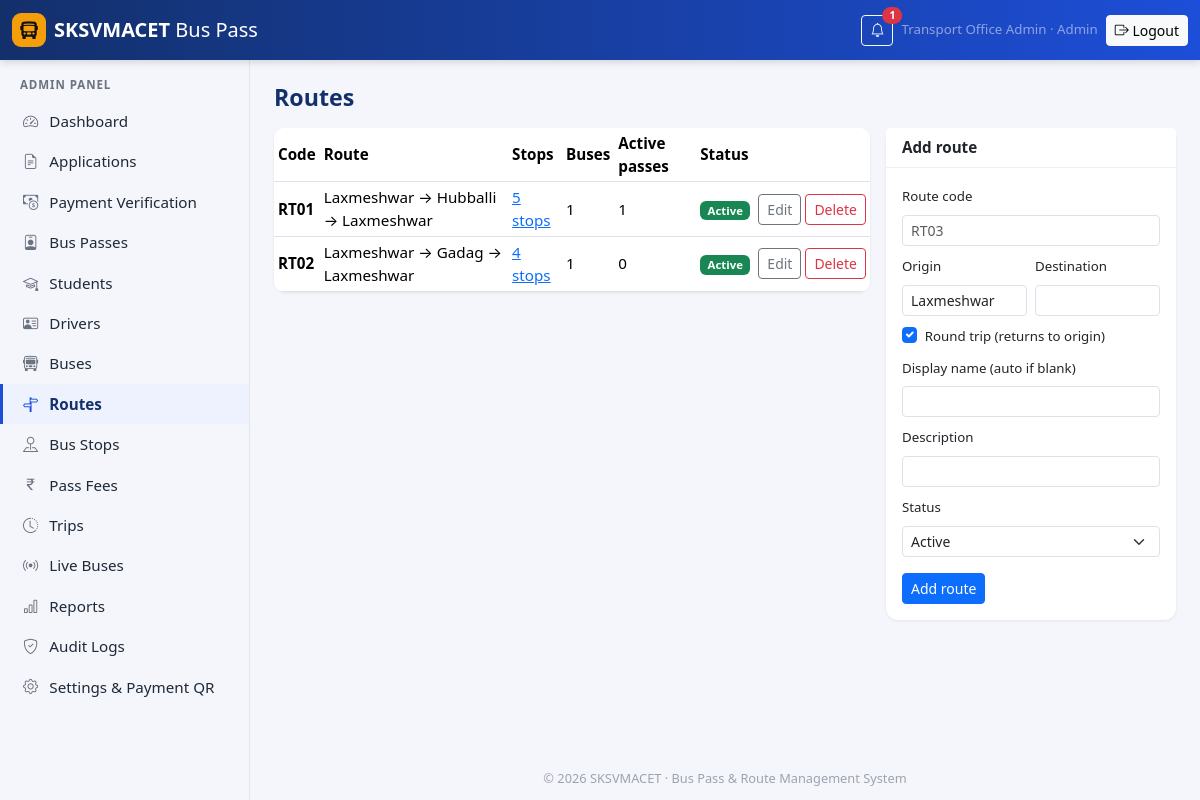
The page /admin/routes.php (signed in) on the database its author committed.
### tables this page shows
CREATE TABLE users (
    id              INT UNSIGNED AUTO_INCREMENT PRIMARY KEY,
    role            ENUM('student','driver','admin') NOT NULL,
    email           VARCHAR(150) NOT NULL,
    username        VARCHAR(60)  NULL,
    password_hash   VARCHAR(255) NOT NULL,
    full_name       VARCHAR(120) NOT NULL,
    phone           VARCHAR(15)  NULL,
    status          ENUM('active','inactive') NOT NULL DEFAULT 'active',
    last_login_at   DATETIME NULL,
    created_at      DATETIME NOT NULL DEFAULT CURRENT_TIMESTAMP,
    updated_at      DATETIME NOT NULL DEFAULT CURRENT_TIMESTAMP ON UPDATE CURRENT_TIMESTAMP,
    UNIQUE KEY uq_users_email (email),
    UNIQUE KEY uq_users_username (username),
    KEY idx_users_role (role, status)
);

CREATE TABLE routes (
    id             INT UNSIGNED AUTO_INCREMENT PRIMARY KEY,
    route_code     VARCHAR(20)  NOT NULL,
    name           VARCHAR(120) NOT NULL,
    origin         VARCHAR(80)  NOT NULL,
    destination    VARCHAR(80)  NOT NULL,
    is_round_trip  TINYINT(1)   NOT NULL DEFAULT 1,
    description    VARCHAR(255) NULL,
    status         ENUM('active','inactive') NOT NULL DEFAULT 'active',
    created_at     DATETIME NOT NULL DEFAULT CURRENT_TIMESTAMP,
    updated_at     DATETIME NOT NULL DEFAULT CURRENT_TIMESTAMP ON UPDATE CURRENT_TIMESTAMP,
    UNIQUE KEY uq_routes_code (route_code)
);

### config/auth.php (called while the page is built, shortened)
<?php
function dashboard_url(string $role): string
{
    return url($role . '/dashboard.php');
}
function current_user(): ?array
{
    static $user = false;
    if ($user !== false) {
        return $user;
    }
    $id = $_SESSION['user_id'] ?? null;
    $row = q_one('SELECT id, role, email, username, full_name, phone, status FROM users WHERE id = ?', [$id]);
    $user = $row;
    return $user;
}
function require_role(string ...$roles): array
{
    $user = current_user();
    return $user;
}

### config/database.php (called while the page is built, shortened)
<?php
function db(): PDO
{
    static $pdo = null;
    if ($pdo instanceof PDO) {
        return $pdo;
    }
    $dsn = sprintf(
        'mysql:host=%s;port=%d;dbname=%s;charset=utf8mb4',
        config('db.host'),
        config('db.port'),
        config('db.name')
    );
    $pdo = new PDO($dsn, config('db.user'), config('db.pass'), [
        PDO::ATTR_ERRMODE            => PDO::ERRMODE_EXCEPTION,
        PDO::ATTR_DEFAULT_FETCH_MODE => PDO::FETCH_ASSOC,
        PDO::ATTR_EMULATE_PREPARES   => false,
        PDO::ATTR_STRINGIFY_FETCHES  => false,
    ]);
    $offset = (new DateTime('now'))->format('P');
    $pdo->exec("SET time_zone = '" . $offset . "'");
    return $pdo;
}
function q(string $sql, array $params = []): PDOStatement
{
    $stmt = db()->prepare($sql);
    $stmt->execute($params);
    return $stmt;
}
function q_one(string $sql, array $params = []): ?array
{
    $row = q($sql, $params)->fetch();
    return $row === false ? null : $row;
}
function q_all(string $sql, array $params = []): array
{
    return q($sql, $params)->fetchAll();
}
function q_val(string $sql, array $params = []): mixed
{
    $v = q($sql, $params)->fetchColumn();
    return $v === false ? null : $v;
}

### config/config.php (called while the page is built, shortened)
<?php
function env(string $key, ?string $default = null): ?string
{
    static $vars = null;
    if ($vars === null) {
        $vars = [];
        $file = APP_ROOT . '/.env';
    }
    return array_key_exists($key, $vars) ? $vars[$key] : $default;
}
function env_bool(string $key, bool $default = false): bool
{
    $v = env($key);
    if ($v === null) {
        return $default;
    }
    return in_array(strtolower($v), ['1', 'true', 'yes', 'on'], true);
}
function config(string $key): mixed
{
    static $cfg = null;
    if ($cfg === null) {
        $cfg = [
            'app.name'        => env('APP_NAME', 'SKSVMACET Bus Pass & Route Management'),
            'app.college'     => env('APP_COLLEGE', 'SKSVMACET'),
            'app.env'         => env('APP_ENV', 'development'),
            'app.debug'       => env_bool('APP_DEBUG', false),
            'app.url'         => rtrim((string) env('APP_URL', ''), '/'),
            'app.timezone'    => env('APP_TIMEZONE', 'Asia/Kolkata'),
            'app.env_loaded'  => is_readable(APP_ROOT . '/.env'),
            'db.host'         => env('DB_HOST', '127.0.0.1'),
            'db.port'         => (int) env('DB_PORT', '3306'),
            'db.name'         => env('DB_NAME', 'sksvmacet_buspass'),
            'db.user'         => env('DB_USER', 'root'),
            'db.pass'         => env('DB_PASS', ''),
            'session.name'          => env('SESSION_NAME', 'SKSVM_SESSID'),
            'session.idle_minutes'  => (int) env('SESSION_IDLE_MINUTES', '30'),
            'session.absolute_hours'=> (int) env('SESSION_ABSOLUTE_HOURS', '8'),
            'security.force_https'  => env_bool('FORCE_HTTPS', false),
        ];
    }
    return $cfg[$key];
}

### src/services/settings.php (called while the page is built, shortened)
<?php
function setting(string $key, ?string $default = null): ?string
{
    static $cache = null;
    if ($cache === null) {
        $cache = [];
        foreach (q_all('SELECT setting_key, setting_value FROM settings') as $r) {
            $cache[$r['setting_key']] = $r['setting_value'];
        }
    }
    $v = $cache[$key] ?? null;
    if ($v === null || $v === '') {
        return $default ?? (SETTING_DEFAULTS[$key] ?? null);
    }
    return $v;
}
function college_name(): string
{
    return (string) setting('college_name', config('app.college'));
}

### src/services/passes.php (called while the page is built, shortened)
<?php
function expire_passes(): void
{
    $today = date('Y-m-d');
    if (setting('passes_expired_on', '') === $today) {
        return;
    }
}

### src/bootstrap.php (called while the page is built, shortened)
<?php
require __DIR__ . '/../config/config.php';
require __DIR__ . '/../config/database.php';
require __DIR__ . '/helpers.php';
require __DIR__ . '/../config/auth.php';
require __DIR__ . '/services/settings.php';
require __DIR__ . '/services/notifications.php';
require __DIR__ . '/services/passes.php';
require __DIR__ . '/views/layout.php';
expire_passes();

### src/services/notifications.php (called while the page is built, shortened)
<?php
function unread_notifications(int $userId): int
{
    return (int) q_val('SELECT COUNT(*) FROM notifications WHERE user_id = ? AND is_read = 0', [$userId]);
}

### public/admin/routes.php (the view, shortened to what this page needs)
<?php
require __DIR__ . '/../../src/bootstrap.php';
require_role('admin');
$routes = q_all("SELECT r.*, (SELECT COUNT(*) FROM bus_stops s WHERE s.route_id = r.id) AS stops,
                        (SELECT COUNT(*) FROM buses b WHERE b.route_id = r.id) AS buses,
                        (SELECT COUNT(*) FROM pass_fees f WHERE f.route_id = r.id) AS fees,
                        (SELECT COUNT(*) FROM bus_passes p WHERE p.route_id = r.id AND p.status = 'active' AND p.valid_until >= CURDATE()) AS passes
                 FROM routes r ORDER BY r.route_code");
$edit = ($eid = input_int('edit')) ? q_one('SELECT * FROM routes WHERE id = ?', [$eid]) : null;
$v = fn (string $k, string $d = '') => is_post() ? input($k, $d) : (string) ($edit[$k] ?? $d);
page_header('Routes', 'routes.php');
?>
<div class="row g-3">
  <div class="col-xl-8"><div class="card"><div class="table-responsive"><table class="table table-sm align-middle mb-0">
    <thead><tr><th>Code</th><th>Route</th><th>Stops</th><th>Buses</th><th>Active passes</th><th>Status</th><th></th></tr></thead>
    <tbody>
    <?php foreach ($routes as $r): ?>
    <tr>
      <td><strong><?= e($r['route_code']) ?></strong></td>
      <td><?= e($r['name']) ?><?= (int) $r['fees'] < 2 ? '<br><a class="small text-danger" href="' . e(url('admin/fees.php')) . '">fees not configured</a>' : '' ?></td>
      <td><a href="<?= e(url('admin/stops.php?route=' . $r['id'])) ?>"><?= (int) $r['stops'] ?> stops</a></td>
      <td><?= (int) $r['buses'] ?></td><td><?= (int) $r['passes'] ?></td>
      <td><?= status_badge($r['status']) ?></td>
      <td class="text-nowrap"><a class="btn btn-sm btn-outline-secondary" href="<?= e(url('admin/routes.php?edit=' . $r['id'])) ?>">Edit</a>
        <form method="post" class="d-inline" data-confirm="Delete route <?= e($r['route_code']) ?> and its stops?"><button class="btn btn-sm btn-outline-danger">Delete</button></form></td>
    </tr>
    <?php endforeach; ?>
    </tbody>
  </table></div></div></div>
  <div class="col-xl-4"><div class="card"><div class="card-header"><?= $edit ? 'Edit route ' . e($edit['route_code']) : 'Add route' ?></div><div class="card-body">
    <form method="post" class="needs-validation" novalidate>
      <div class="mb-2"><label class="form-label small">Route code</label><input class="form-control form-control-sm" name="route_code" required placeholder="RT03" value="<?= e($v('route_code')) ?>"></div>
      <div class="row g-2 mb-2">
        <div class="col"><label class="form-label small">Origin</label><input class="form-control form-control-sm" name="origin" required value="<?= e($v('origin', 'Laxmeshwar')) ?>"></div>
        <div class="col"><label class="form-label small">Destination</label><input class="form-control form-control-sm" name="destination" required value="<?= e($v('destination')) ?>"></div>
      </div>
      <div class="form-check mb-2"><input class="form-check-input" type="checkbox" id="is_round_trip" name="is_round_trip" <?= (is_post() ? isset($_POST['is_round_trip']) : (bool) ($edit['is_round_trip'] ?? 1)) ? 'checked' : '' ?>><label class="form-check-label small" for="is_round_trip">Round trip (returns to origin)</label></div>
      <div class="mb-2"><label class="form-label small">Display name (auto if blank)</label><input class="form-control form-control-sm" name="name" value="<?= e($v('name')) ?>"></div>
      <div class="mb-2"><label class="form-label small">Description</label><input class="form-control form-control-sm" name="description" value="<?= e($v('description')) ?>"></div>
      <div class="mb-3"><label class="form-label small">Status</label><select class="form-select form-select-sm" name="status"><?php foreach (['active', 'inactive'] as $s): ?><option value="<?= $s ?>"<?= $v('status', 'active') === $s ? ' selected' : '' ?>><?= ucfirst($s) ?></option><?php endforeach; ?></select></div>
      <button class="btn btn-primary btn-sm"><?= $edit ? 'Save changes' : 'Add route' ?></button>
    </form>
  </div></div></div>
</div>
<?php page_footer();

### src/views/layout.php (shortened to what this page needs)
<?php
function render_head(string $title, array $styles = []): void
{
    ?><!doctype html>
<html lang="en">
<head>
<link rel="stylesheet" href="<?= e(asset('vendor/bootstrap/bootstrap.min.css')) ?>">
<link rel="stylesheet" href="<?= e(asset('vendor/bootstrap-icons/bootstrap-icons.min.css')) ?>">
<link rel="stylesheet" href="<?= e(asset('css/app.css')) ?>">
</head>
<?php
}
function page_header(string $title, string $active = '', array $styles = []): void
{
    $user = current_user();
    $role = $user['role'] ?? null;
    render_head($title, $styles);
    $unread = $user ? unread_notifications((int) $user['id']) : 0;
    ?>
<body class="panel role-<?= e($role ?? 'guest') ?>">
<nav class="navbar navbar-dark topbar sticky-top">
  <div class="container-fluid">
    <div class="d-flex align-items-center gap-2">
      <a class="navbar-brand d-flex align-items-center gap-2" href="<?= e($role ? dashboard_url($role) : url('index.php')) ?>">
        <span class="brand-mark"><i class="bi bi-bus-front-fill"></i></span>
        <span><strong><?= e(college_name()) ?></strong> <span class="d-none d-sm-inline fw-light">Bus Pass</span></span>
      </a>
    </div>
    <?php if ($user): ?>
    <div class="d-flex align-items-center gap-2">
      <a class="btn btn-sm btn-outline-light position-relative" href="<?= e(url($role . '/notifications.php')) ?>" aria-label="Notifications">
        <i class="bi bi-bell"></i>
        <?php if ($unread > 0): ?><span class="position-absolute top-0 start-100 translate-middle badge rounded-pill bg-danger"><?= $unread ?></span><?php endif; ?>
      </a>
      <span class="text-white-50 small d-none d-md-inline"><?= e($user['full_name']) ?> · <?= e(ucfirst($role)) ?></span>
      <form method="post" action="<?= e(url('logout.php')) ?>" class="m-0">
        <button class="btn btn-sm btn-light" type="submit"><i class="bi bi-box-arrow-right"></i><span class="d-none d-sm-inline"> Logout</span></button>
      </form>
    </div>
    <?php endif; ?>
  </div>
</nav>
<div class="d-flex">
  <?php if ($role): ?>
  <aside class="sidebar offcanvas-lg offcanvas-start" tabindex="-1" id="sidebar" aria-labelledby="sidebarLabel">
    <div class="offcanvas-body flex-column p-0">
      <div class="sidebar-role"><?= e(ucfirst($role)) ?> Panel</div>
      <ul class="nav flex-column">
        <?php foreach (NAV[$role] as [$file, $label, $icon]): ?>
        <li class="nav-item"><a class="nav-link<?= $file === $active ? ' active' : '' ?>" href="<?= e(url($role . '/' . $file)) ?>"><i class="bi bi-<?= e($icon) ?>"></i> <?= e($label) ?></a></li>
        <?php endforeach; ?>
      </ul>
    </div>
  </aside>
  <?php endif; ?>
  <main class="content flex-grow-1">
    <div class="container-fluid py-4 px-3 px-md-4">
      <h1 class="page-title"><?= e($title) ?></h1>
<?php
}
function page_footer(array $scripts = []): void
{
    ?>
    </div>
    <footer class="app-footer">© <?= date('Y') ?> <?= e(college_name()) ?> · Bus Pass &amp; Route Management System</footer>
  </main>
</div>
</body>
</html>
<?php
}
    ?>

### src/helpers.php (shortened to what this page needs)
<?php
function e(mixed $value): string
{
    return htmlspecialchars((string) ($value ?? ''), ENT_QUOTES | ENT_SUBSTITUTE, 'UTF-8');
}
function base_path(): string
{
    static $base = null;
    if ($base !== null) {
        return $base;
    }
    $script = str_replace('\\', '/', (string) ($_SERVER['SCRIPT_NAME'] ?? ''));
    $pos = strpos($script, '/public/');
    if ($pos !== false) {
        $base = substr($script, 0, $pos + 7);
    } else {
        $file = str_replace('\\', '/', (string) ($_SERVER['SCRIPT_FILENAME'] ?? ''));
        $pub  = str_replace('\\', '/', PUBLIC_PATH);
        $rel  = str_starts_with($file, $pub) ? substr($file, strlen($pub)) : $script;
        $base = rtrim(substr($script, 0, strlen($script) - strlen($rel)), '/');
    }
    return $base;
}
function url(string $path = ''): string
{
    return base_path() . '/' . ltrim($path, '/');
}
function asset(string $path): string
{
    $file = PUBLIC_PATH . '/assets/' . ltrim($path, '/');
    $v = is_file($file) ? '?v=' . filemtime($file) : '';
    return url('assets/' . ltrim($path, '/')) . $v;
}
function is_post(): bool
{
    return ($_SERVER['REQUEST_METHOD'] ?? 'GET') === 'POST';
}
function input_int(string $key): ?int
{
    $v = filter_var($_POST[$key] ?? $_GET[$key] ?? null, FILTER_VALIDATE_INT);
    return $v === false || $v === null ? null : (int) $v;
}
function status_badge(?string $status): string
{
    [$label, $color] = STATUS_LABELS[$status ?? ''] ?? [ucwords(str_replace('_', ' ', (string) $status)), 'secondary'];
    return '<span class="badge text-bg-' . $color . '">' . e($label) . '</span>';
}

### rows shown on the page
users: id "1", full_name "Transport Office Admin", role "Admin", role "ADMIN"
routes: route_code "RT01", name "Laxmeshwar → Hubballi → Laxmeshwar", stops "5", buses "1", passes "1"
routes: route_code "RT02", name "Laxmeshwar → Gadag → Laxmeshwar", stops "4", buses "1", passes "0"

### other values the page prints
college_name() "SKSVMACET"
$label "Dashboard"
$label "Applications"
$label "Payment Verification"
$label "Bus Passes"
$label "Students"
$label "Drivers"
$label "Buses"
$label "Routes"
$label "Bus Stops"
$label "Pass Fees"
$label "Trips"
$label "Live Buses"
$label "Reports"
$label "Audit Logs"
